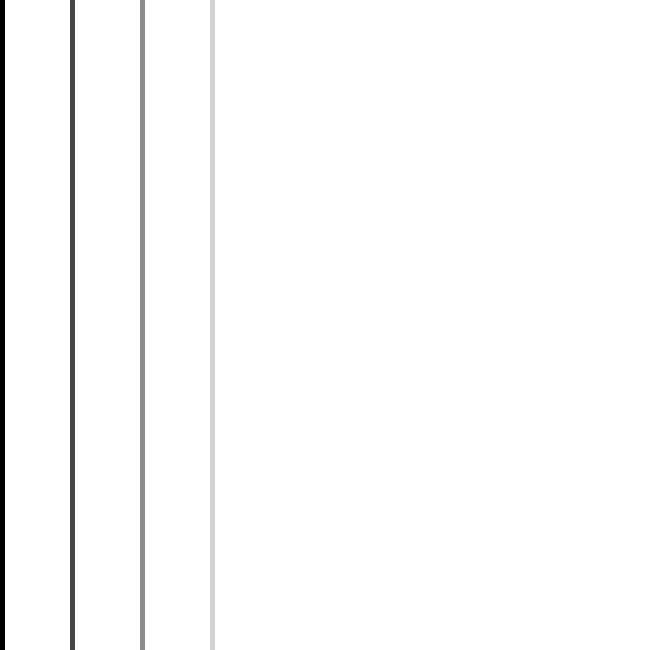
Frame 1 (no input)
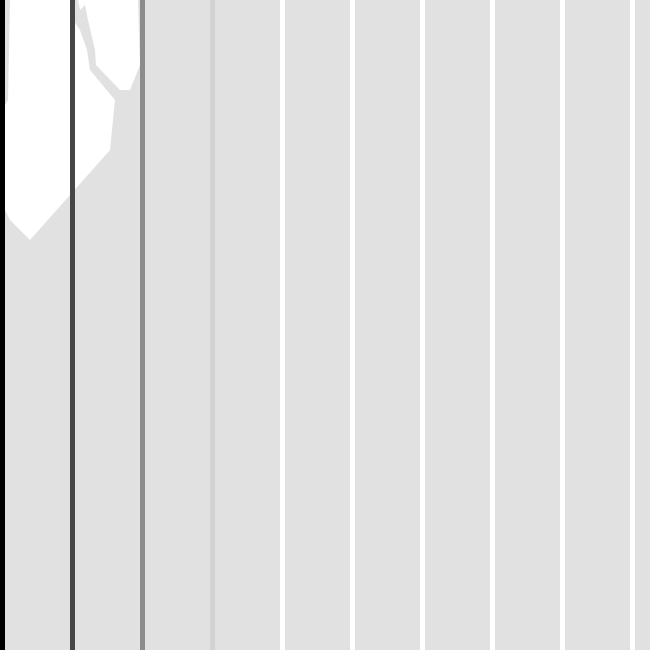
Frame 60 (the mouse pressed at the canvas centre just before this capture)
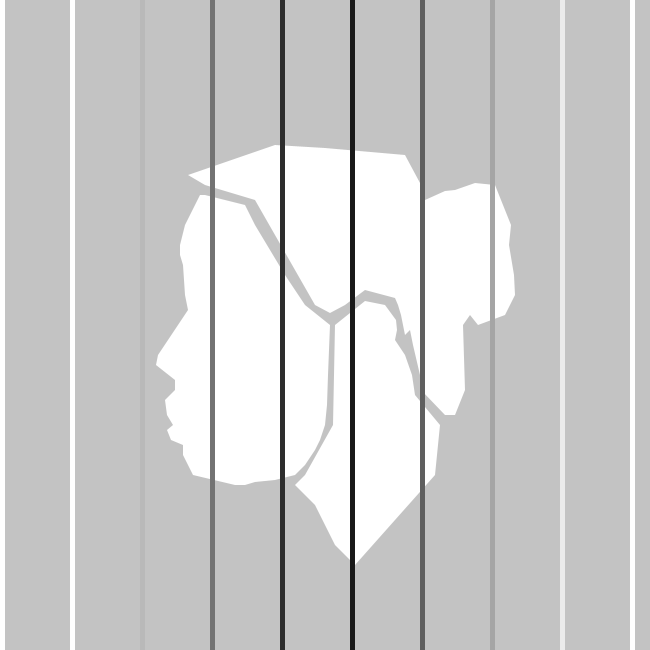
Frame 120 (the mouse held since frame 60 and released just before this capture)

The Processing sketch that drew these frames (run headless with seeded random() and noise(); from frame 60 on, the mouse is pressed at the canvas centre):

// Processing sketch: processing_41978
// ── processing_41978.pde

float bg = 255;

void setup () {
size (650, 650);
}  

void draw() { 

//changing background based on mouse position

background (bg);
  if (mouseY > 325) {//speed
    bg = bg + .5;
  } else {
    bg = bg - .5;
  }
  
  if (bg > 255) {
    bg = 255;
  } else if (bg < 0) {
    bg = 0;
  }

smooth();

//face
translate (-250,-200);
fill (255);
noStroke();
beginShape();
vertex(mouseX+113,mouseY+185);
vertex(mouseX+83, mouseY+230);
vertex(mouseX+81, mouseY+240);
vertex(mouseX+100, mouseY+255);
vertex(mouseX+100, mouseY+265);
vertex(mouseX+90, mouseY+275);
vertex(mouseX+92, mouseY+290);
vertex(mouseX+95, mouseY+295);
vertex(mouseX+98, mouseY+300);
vertex(mouseX+92, mouseY+305);
vertex(mouseX+96, mouseY+315);
vertex(mouseX+108, mouseY+320);
vertex(mouseX+108, mouseY+330);
vertex(mouseX+113, mouseY+340);
vertex(mouseX+118, mouseY+350);
vertex(mouseX+160, mouseY+360);
vertex(mouseX+170, mouseY+360);
vertex(mouseX+180, mouseY+357);
vertex(mouseX+200, mouseY+355);
vertex(mouseX+220, mouseY+350);
vertex(mouseX+230, mouseY+340);
vertex(mouseX+240, mouseY+325);
vertex(mouseX+245, mouseY+315);
vertex(mouseX+250, mouseY+300);
vertex(mouseX+252, mouseY+280);
vertex(mouseX+253, mouseY+250);
vertex(mouseX+255, mouseY+200);
vertex(mouseX+230, mouseY+180);
vertex(mouseX+210, mouseY+150);
vertex(mouseX+180, mouseY+100);
vertex(mouseX+170, mouseY+80);
vertex(mouseX+130, mouseY+70);
vertex(mouseX+125, mouseY+70);
vertex(mouseX+120, mouseY+80);
vertex(mouseX+115, mouseY+90);
vertex(mouseX+110, mouseY+100);
vertex(mouseX+105, mouseY+120);
vertex(mouseX+105, mouseY+130);
vertex(mouseX+108, mouseY+140);
vertex(mouseX+110, mouseY+170);
vertex(mouseX+113, mouseY+185);
endShape(CLOSE);

// neck

fill(255);
beginShape();
vertex(mouseX+260, mouseY+200);
vertex(mouseX+258, mouseY+300);
vertex(mouseX+230, mouseY+350);
vertex(mouseX+225, mouseY+355);
vertex(mouseX+220, mouseY+360);
vertex(mouseX+230, mouseY+370);
vertex(mouseX+240, mouseY+380);
vertex(mouseX+250, mouseY+400);
vertex(mouseX+260, mouseY+420);
vertex(mouseX+280, mouseY+440);
vertex(mouseX+360, mouseY+350);
vertex(mouseX+365, mouseY+300);
vertex(mouseX+340, mouseY+270);
vertex(mouseX+337, mouseY+250);
vertex(mouseX+330, mouseY+230);
vertex(mouseX+320, mouseY+215);
vertex(mouseX+322, mouseY+205);
vertex(mouseX+321, mouseY+195);
vertex(mouseX+310, mouseY+180);
vertex(mouseX+290, mouseY+176);
endShape(CLOSE);

// hair

fill(255);
beginShape();
vertex(mouseX+113, mouseY+50);
vertex(mouseX+130, mouseY+60);
vertex(mouseX+180, mouseY+75);
vertex(mouseX+240, mouseY+180);
vertex(mouseX+255, mouseY+188);
vertex(mouseX+270, mouseY+180);
vertex(mouseX+290, mouseY+165);
vertex(mouseX+320, mouseY+173);
vertex(mouseX+323, mouseY+180);
vertex(mouseX+326, mouseY+190);
vertex(mouseX+330, mouseY+210);
vertex(mouseX+335, mouseY+205);
vertex(mouseX+338, mouseY+220);
vertex(mouseX+345, mouseY+250);
vertex(mouseX+346, mouseY+265);
vertex(mouseX+370, mouseY+290);
vertex(mouseX+380, mouseY+290);
vertex(mouseX+390, mouseY+265);
vertex(mouseX+388, mouseY+200);
vertex(mouseX+395, mouseY+190);
vertex(mouseX+403, mouseY+200);
vertex(mouseX+430, mouseY+190);
vertex(mouseX+440, mouseY+170);
vertex(mouseX+439, mouseY+150);
vertex(mouseX+434, mouseY+120);
vertex(mouseX+436, mouseY+100);
vertex(mouseX+420, mouseY+60);
vertex(mouseX+400, mouseY+58);
vertex(mouseX+380, mouseY+65);
vertex(mouseX+370, mouseY+66);
vertex(mouseX+350, mouseY+75);
vertex(mouseX+345, mouseY+58);
vertex(mouseX+330, mouseY+30);
vertex(mouseX+250, mouseY+23);
vertex(mouseX+200, mouseY+20);
endShape(CLOSE);

//changing lines
translate(250,200);
int i = 0; 
while (i < height) {
noStroke();
float distance = abs(mouseX -i);
fill (distance);
rect (i,0,5,height);
i+=70;
  }
}
